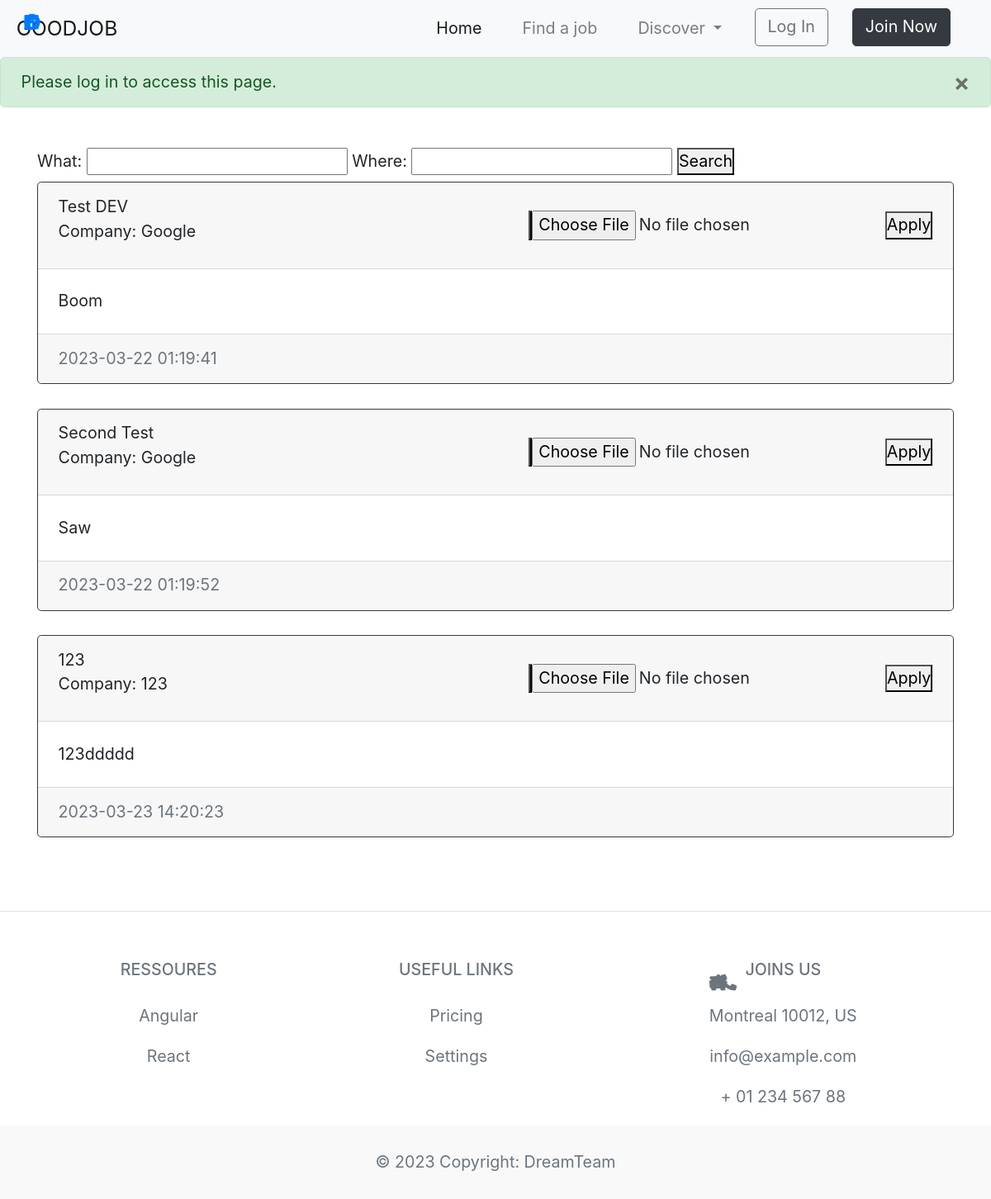
Screenshot of /jobposting with the database file from the repository.
### app/models/user.py (models this page shows)
class Post(db.Model):
    id = db.Column(db.Integer, primary_key=True)
    title = db.Column(db.String(50))
    text = db.Column(db.Text, nullable=False)
    company = db.Column(db.String(50))
    address = db.Column(db.String(50))
    salary = db.Column(db.Integer)
    field = db.Column(db.String(50)) #Example aerospace, programming etc
    date_created = db.Column(db.DateTime(timezone=True), default=func.now())
    author_id = db.Column(db.Integer, db.ForeignKey('user.id'), nullable=False)
    applications = db.relationship('Application', backref='post', lazy=True)

class User(db.Model, UserMixin):
    id = db.Column(db.Integer, primary_key=True)
    email = db.Column(db.String(100), unique=True)
    password = db.Column(db.String(20))
    first_name = db.Column(db.String(50))
    last_name = db.Column(db.String(50))
    company_name = db.Column(db.String(50))
    phone_number = db.Column(db.String(15))
    resume_file = db.Column(db.LargeBinary)
    profile = db.Column(db.String(20)) #values are "seeker", "employer", "admin"
    Posts = db.relationship('Post', backref='user', passive_deletes=True)

### app/views/main.py (the view)
@main.route("/jobposting", methods=['GET', 'POST'])
def jobposting():
    posts = Post.query.all()
    print(posts)
    return render_template("jobposting.html", user=current_user, posts=posts)

### app/views/main.py (called while the page is built)
@main.context_processor
def inject_notifications():
    notifications = get_notifications()
    return dict(notifications=notifications)

### app/templates/jobposting.html (shortened to what this page needs)
{% extends "base.html" %}
{% block content %}
  <br>
  <form method="POST">
    <label for="what">What:</label>
      <input type="text" name="what" id="what" autocomplete="off" list="what-list">
      <label for="where">Where:</label>
      <input type="text" name="where" id="where" autocomplete="off" list="where-list">
    <button type="submit" formaction="{{ url_for('main.search') }}">Search</button>
  </form>
  <div id="posts">
    {% if posts %}
    {% for post in posts %}
    <div class="card border-dark">
      <div class="card-header d-flex justify-content-between align-items-center">
        <div class="card-title">{{ post.title }}<br>{% print("Company: " + post.user.company_name) %}</div>
        {% if current_user.id == post.author_id %}
          <div class="btn-group">
            <button type="button" class="button"></button>
            <a href="/delete-post/{{ post.id }}" class="button">Delete</a>
          </div>
          {% else %}
          {% set has_applied = current_user in post.applicants %}
          <div class="btn-group">
            <button type="button" class="button"></button>
            {% if has_applied %}
              <button class="button" disabled>Applied</button>
            {% else %}
            <form method="POST" action="{{ url_for('main.apply_post', id=post.id) }}" enctype="multipart/form-data">
                <input type="file" name="resume_file" required>
                <button class="button" type="submit">Apply</button>
              </form>
          {% endif %}
  </div>
        {% endif %}
      </div>
      <div class="card-body">
        <div class="card-text">{{ post.text }}</div>
      </div>
      <div class="card-footer text-muted">{{ post.date_created }}</div>
    </div>
    <br>
    {% endfor %}
    {% else %}
    <p>No job postings found.</p>
    {% endif %}
  </div>
{% endblock %}

### app/static/css/main.css (style rules this page uses)
* { margin: 0; text-decoration: none; padding: 0; list-style: none; }
:root { font-size: calc(16px + (20 - 16) * (100vw - 320px) / (1280 - 320)); }

### rows the page displays
Post: title "Test DEV", text "Boom", date_created "2023-03-22 01:19:41"
User: company_name "Company: Google"
Post: title "Second Test", text "Saw", date_created "2023-03-22 01:19:52"
Post: title "123", text "123ddddd", date_created "2023-03-23 14:20:23"
User: company_name "Company: 123"

### other values shown
{{ message }} "Please log in to access this page."
